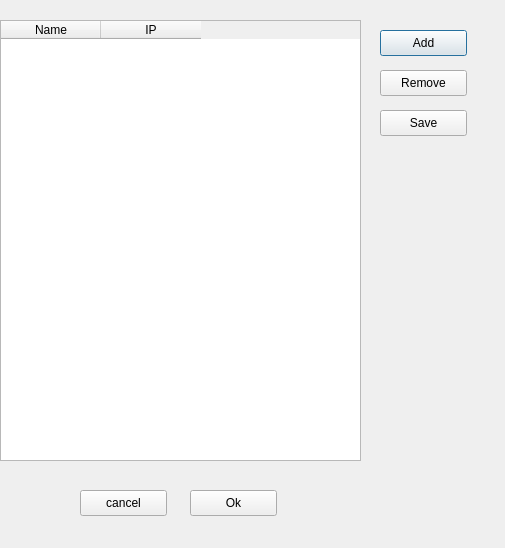
<?xml version="1.0" encoding="UTF-8"?>
<ui version="4.0">
 <class>serverManager</class>
 <widget class="QDialog" name="serverManager">
  <property name="geometry">
   <rect>
    <x>0</x>
    <y>0</y>
    <width>505</width>
    <height>548</height>
   </rect>
  </property>
  <property name="windowTitle">
   <string>Dialog</string>
  </property>
  <widget class="QTableWidget" name="twServer">
   <property name="geometry">
    <rect>
     <x>0</x>
     <y>20</y>
     <width>361</width>
     <height>441</height>
    </rect>
   </property>
   <column>
    <property name="text">
     <string>Name</string>
    </property>
   </column>
   <column>
    <property name="text">
     <string>IP</string>
    </property>
   </column>
  </widget>
  <widget class="QPushButton" name="btnAdd">
   <property name="geometry">
    <rect>
     <x>380</x>
     <y>30</y>
     <width>87</width>
     <height>26</height>
    </rect>
   </property>
   <property name="text">
    <string>Add</string>
   </property>
  </widget>
  <widget class="QPushButton" name="btnDel">
   <property name="geometry">
    <rect>
     <x>380</x>
     <y>70</y>
     <width>87</width>
     <height>26</height>
    </rect>
   </property>
   <property name="text">
    <string>Remove</string>
   </property>
  </widget>
  <widget class="QPushButton" name="btnCancel">
   <property name="geometry">
    <rect>
     <x>80</x>
     <y>490</y>
     <width>87</width>
     <height>26</height>
    </rect>
   </property>
   <property name="text">
    <string>cancel</string>
   </property>
  </widget>
  <widget class="QPushButton" name="btnOk">
   <property name="geometry">
    <rect>
     <x>190</x>
     <y>490</y>
     <width>87</width>
     <height>26</height>
    </rect>
   </property>
   <property name="text">
    <string>Ok</string>
   </property>
  </widget>
  <widget class="QPushButton" name="btnSave">
   <property name="geometry">
    <rect>
     <x>380</x>
     <y>110</y>
     <width>87</width>
     <height>26</height>
    </rect>
   </property>
   <property name="text">
    <string>Save</string>
   </property>
  </widget>
 </widget>
 <resources/>
 <connections/>
</ui>
